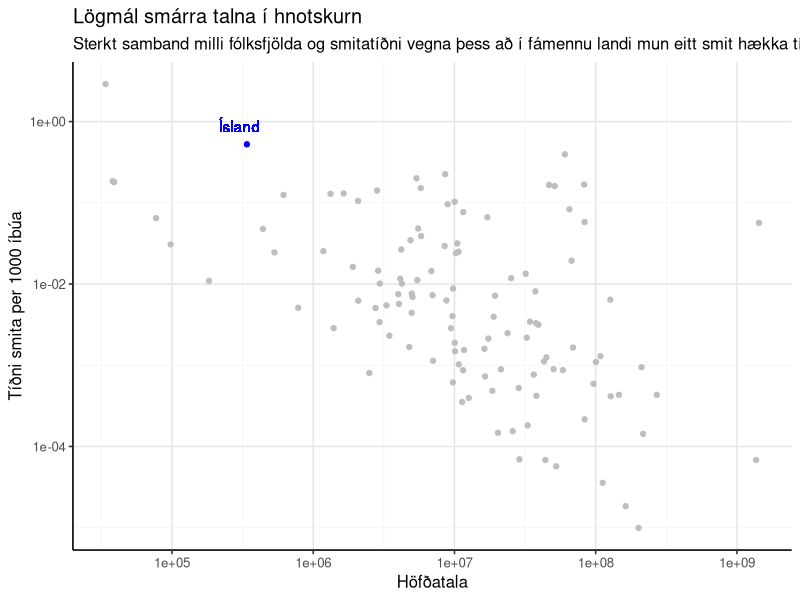

Source code (R): (Note: this script raises an error after producing the figure.)
## ---- chunk 1
knitr::opts_chunk$set(echo = TRUE, warning = F, message = F, fig.asp = 0.621, out.width = "100%", fig.width = 8)
## ---- chunk 2
library(tidyverse); library(cowplot); library(kableExtra); library(scales); library(gganimate)
library(lubridate)
theme_set(theme_classic(base_size = 12) + 
              background_grid(color.major = "grey90", 
                              color.minor = "grey95", 
                              minor = "xy", major = "xy") +
              theme(legend.position = "none"))
## ---- chunk 3
d <- read_csv("../Data/ECDC_Data.csv")
## ---- chunk 4
d %>% 
    group_by(country) %>% 
    filter(date == max(date)) %>% 
    ggplot(aes(pop, case_rate, col = country == "Iceland")) +
    geom_point() +
    scale_x_log10() +
    scale_y_log10() +
    scale_colour_manual(values = c("grey", "blue")) +
    geom_text(aes(x = 3e5, y = 0.87, label = "Ísland"), colour = "blue") +
    labs(x = "Höfðatala", y = "Tíðni smita per 1000 íbúa",
         title = "Lögmál smárra talna í hnotskurn",
         subtitle = "Sterkt samband milli fólksfjölda og smitatíðni vegna þess að í fámennu landi mun eitt smit hækka tíðnina meira") +
    theme(legend.position = "none") +
    ggsave("tidni_vs_pop.png", width = 8, height = 0.621 * 8, scale = 2)
## ---- chunk 5
d %>% 
    filter(date >= ymd("2020-02-27")) %>%
    ggplot(aes(pop, case_rate, col = country == "Iceland", group = country)) +
    geom_point() +
    scale_x_log10() +
    scale_y_log10() +
    scale_colour_manual(values = c("grey", "blue")) +
    labs(x = "Höfðatala", y = "Tíðni smita per 1000 íbúa",
         title = "<i style='color:blue'>Ísland</i> byrjar með háa tíðni vegna lágs íbúafjölda",
         subtitle = "Dagsetning: {closest_state}") +
    theme(legend.position = "none",
          plot.title = element_markdown())
## ---- chunk 6
p <- d %>% 
    filter(date >= ymd("2020-02-27")) %>%
    ggplot(aes(pop, case_rate, col = country == "Iceland", group = country)) +
    geom_point() +
    scale_x_log10() +
    scale_y_log10() +
    scale_colour_manual(values = c("grey", "blue")) +
    labs(x = "Höfðatala", y = "Tíðni smita per 1000 íbúa",
         title = "<i style='color:blue'>Ísland</i> byrjar með háa tíðni vegna lágs íbúafjölda",
         subtitle = "Dagsetning: {closest_state}") +
    theme(legend.position = "none",
          plot.title = element_markdown()) +
    transition_states(date,
                      transition_length = 2,
                      state_length = 1) +
    shadow_wake(wake_length = 0.5)
anim_save("pop_growth.gif", p)
